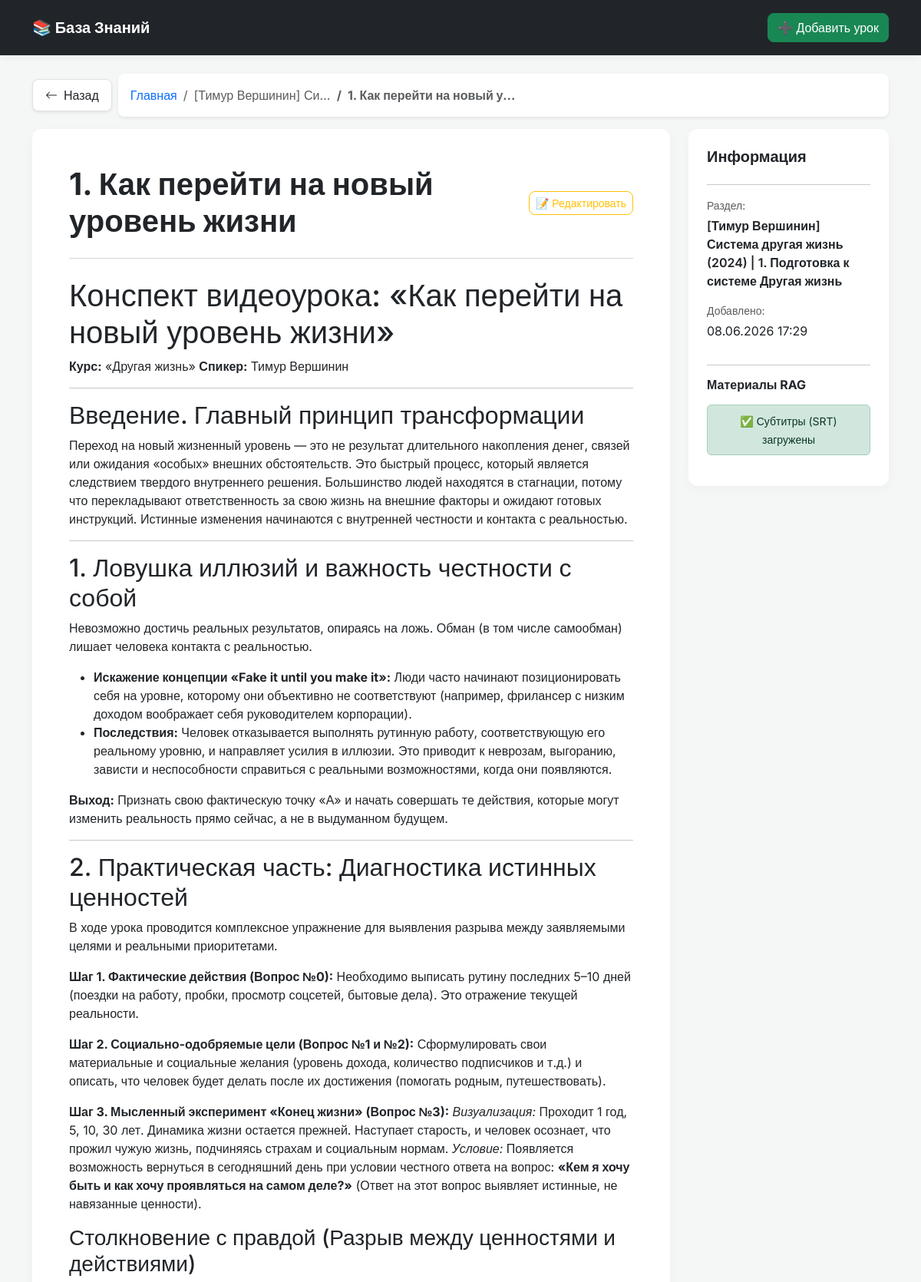
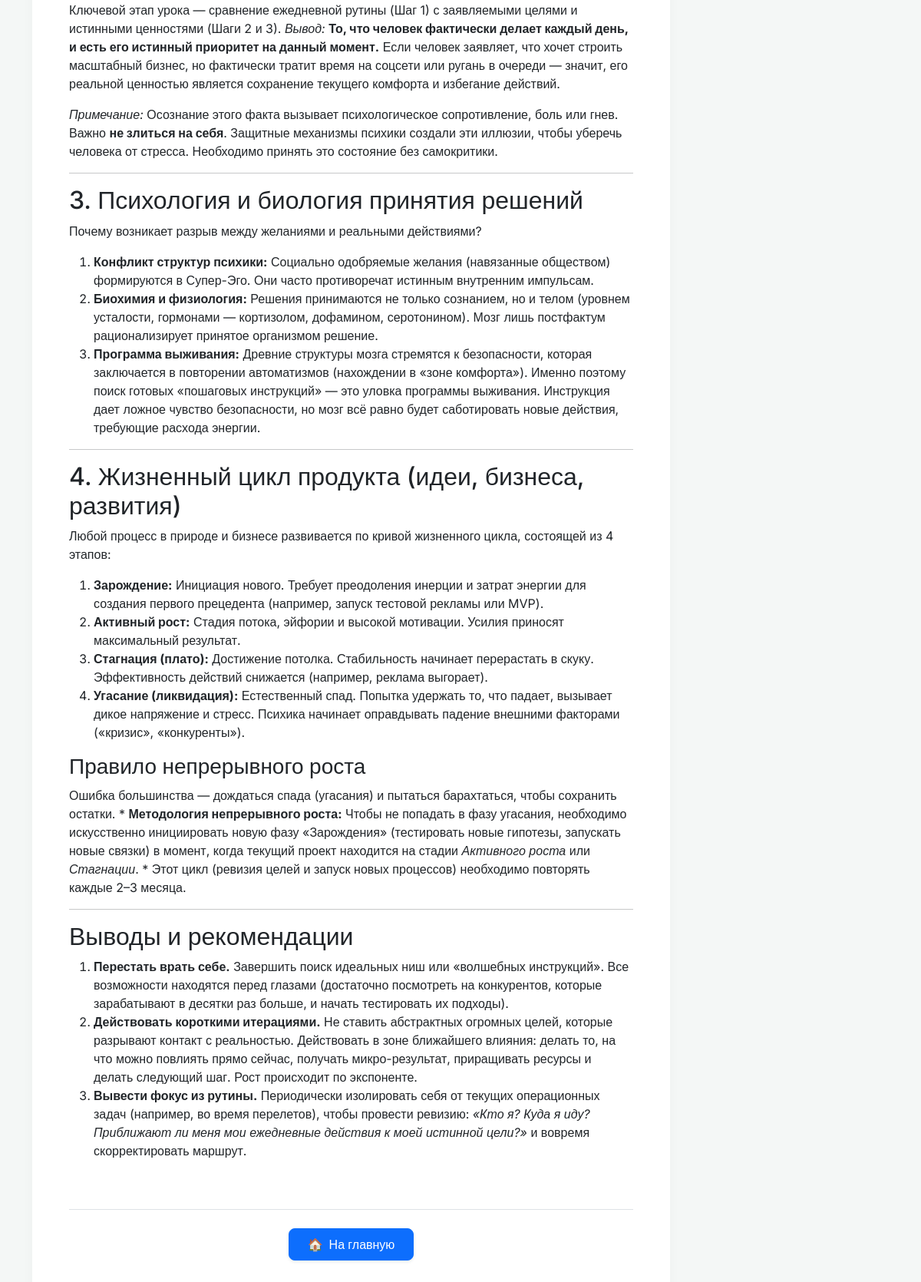
/lesson/1, run on the app's committed database (2 pictures, top to bottom).
### models.py (models this page shows)
class Lesson(Base):
    __tablename__ = "lessons"
    id = Column(Integer, primary_key=True, index=True)
    title = Column(String, index=True, nullable=False)  # Название урока
    course_name = Column(String, index=True, nullable=False)  # Название модуля/курса
    summary_content = Column(Text, nullable=True)  # Текст выжимки (result.md)
    raw_transcript = Column(Text, nullable=True)  # Сырой транскрипт (.txt)
    srt_content = Column(Text, nullable=True)  # Тайминги (.srt)
    created_at = Column(DateTime(timezone=True), server_default=func.now())

### main.py (the view)
@app.get("/lesson/{lesson_id}", response_class=HTMLResponse)
async def read_lesson(lesson_id: int, request: Request, db: Session = Depends(get_db)):
    lesson = db.query(models.Lesson).filter(models.Lesson.id == lesson_id).first()
    if not lesson:
        raise HTTPException(status_code=404, detail="Lesson not found")
    html_summary = ""
    if lesson.summary_content:
        html_summary = markdown.markdown(
            lesson.summary_content, extensions=["fenced_code", "tables"]
        )
    return templates.TemplateResponse(
        request=request,
        name="lesson.html",
        context={"lesson": lesson, "html_summary": html_summary},
    )

### templates/lesson.html
{% extends "base.html" %} {% block content %}
<div class="row">
  <div class="col-12 mb-3">
    <div class="d-flex align-items-center flex-wrap gap-2">
      <a
        href="/"
        class="btn btn-white bg-white text-dark shadow-sm border py-2 px-3 d-inline-flex align-items-center"
        style="border-radius: 8px"
      >
        <svg
          xmlns="http://www.w3.org/2000/svg"
          width="16"
          height="16"
          fill="currentColor"
          class="bi bi-arrow-left me-2"
          viewBox="0 0 16 16"
        >
          <path
            fill-rule="evenodd"
            d="M15 8a.5.5 0 0 0-.5-.5H2.707l3.147-3.146a.5.5 0 1 0-.708-.708l-4 4a.5.5 0 0 0 0 .708l4 4a.5.5 0 0 0 .708-.708L2.707 8.5H14.5A.5.5 0 0 0 15 8"
          />
        </svg>
        Назад
      </a>
      <nav aria-label="breadcrumb" class="flex-grow-1">
        <ol
          class="breadcrumb bg-white p-3 rounded-3 shadow-sm m-0 d-flex align-items-center"
        >
          <li class="breadcrumb-item">
            <a href="/" class="text-decoration-none">Главная</a>
          </li>
          <li
            class="breadcrumb-item text-muted text-truncate"
            style="max-width: 200px"
          >
            {{ lesson.course_name }}
          </li>
          <li
            class="breadcrumb-item active fw-bold text-truncate"
            style="max-width: 250px"
            aria-current="page"
          >
            {{ lesson.title }}
          </li>
        </ol>
      </nav>
    </div>
  </div>
</div>
<div class="row">
  <div class="col-lg-9 mb-4">
    <div class="card p-4 p-md-5 bg-white">
      <div
        class="d-flex flex-column flex-md-row justify-content-between align-items-md-center mb-4"
      >
        <h1 class="text-dark fw-bold mb-3 mb-md-0">{{ lesson.title }}</h1>
        <a
          href="/lesson/{{ lesson.id }}/edit"
          class="btn btn-outline-warning btn-sm text-nowrap"
          >📝 Редактировать</a
        >
      </div>
      <hr class="mt-0 mb-4 text-muted" />
      <div class="markdown-body">{{ html_summary | safe }}</div>
      <div class="mt-5 pt-4 border-top text-center">
        <a
          href="/"
          class="btn btn-primary px-4 py-2 shadow-sm d-inline-flex align-items-center"
          style="border-radius: 8px"
        >
          <span class="me-2">🏠</span> На главную
        </a>
      </div>
    </div>
  </div>
  <div class="col-lg-3">
    <div class="card p-4 bg-white sticky-top" style="top: 20px">
      <h5 class="fw-bold">Информация</h5>
      <hr />
      <div class="mb-3">
        <small class="text-muted d-block mb-1">Раздел:</small>
        <span class="fw-semibold">{{ lesson.course_name }}</span>
      </div>
      <div class="mb-3">
        <small class="text-muted d-block mb-1">Добавлено:</small>
        <span>{{ lesson.created_at.strftime('%d.%m.%Y %H:%M') }}</span>
      </div>
      <hr />
      <h6 class="fw-bold mb-3">Материалы RAG</h6>
      {% if lesson.srt_content %}
      <div class="alert alert-success p-2 text-center" role="alert">
        <small>✅ Субтитры (SRT) загружены</small>
      </div>
      {% else %}
      <div class="alert alert-secondary p-2 text-center" role="alert">
        <small>❌ Нет файла субтитров</small>
      </div>
      {% endif %}
    </div>
  </div>
</div>
{% endblock %}

### templates/base.html (style rules this page uses)
body { font-family: "Inter", sans-serif; background-color: #f4f7f6; color: #333; }
.card { border: none; border-radius: 12px; box-shadow: 0 4px 15px rgba(0, 0, 0, 0.03) !important; transition: transform 0.2s ease-in-out; }
.btn { border-radius: 8px; font-weight: 500; }

### data on the page
Lesson: course_name "[Тимур Вершинин] Си…", title "1. Как перейти на новый у…", title "1. Как перейти на новый уровень жизни", course_name "[Тимур Вершинин] Система другая жизнь (2024) | 1. Подготовка к системе Другая жизнь", created_at "08.06.2026 17:29"
